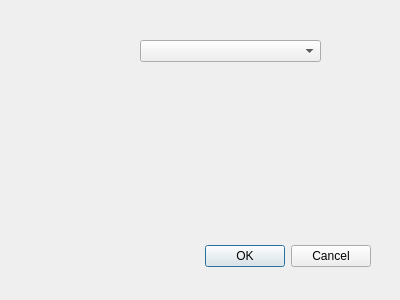
<?xml version="1.0" encoding="UTF-8"?>
<ui version="4.0">
 <class>Dialog</class>
 <widget class="QDialog" name="Dialog">
  <property name="geometry">
   <rect>
    <x>0</x>
    <y>0</y>
    <width>400</width>
    <height>300</height>
   </rect>
  </property>
  <property name="windowTitle">
   <string>Dialog</string>
  </property>
  <widget class="QDialogButtonBox" name="buttonBox">
   <property name="geometry">
    <rect>
     <x>30</x>
     <y>240</y>
     <width>341</width>
     <height>32</height>
    </rect>
   </property>
   <property name="orientation">
    <enum>Qt::Horizontal</enum>
   </property>
   <property name="standardButtons">
    <set>QDialogButtonBox::Cancel|QDialogButtonBox::Ok</set>
   </property>
  </widget>
  <widget class="QComboBox" name="comboBox">
   <property name="geometry">
    <rect>
     <x>140</x>
     <y>40</y>
     <width>181</width>
     <height>22</height>
    </rect>
   </property>
  </widget>
 </widget>
 <resources/>
 <connections>
  <connection>
   <sender>buttonBox</sender>
   <signal>accepted()</signal>
   <receiver>Dialog</receiver>
   <slot>accept()</slot>
   <hints>
    <hint type="sourcelabel">
     <x>248</x>
     <y>254</y>
    </hint>
    <hint type="destinationlabel">
     <x>157</x>
     <y>274</y>
    </hint>
   </hints>
  </connection>
  <connection>
   <sender>buttonBox</sender>
   <signal>rejected()</signal>
   <receiver>Dialog</receiver>
   <slot>reject()</slot>
   <hints>
    <hint type="sourcelabel">
     <x>316</x>
     <y>260</y>
    </hint>
    <hint type="destinationlabel">
     <x>286</x>
     <y>274</y>
    </hint>
   </hints>
  </connection>
 </connections>
</ui>
